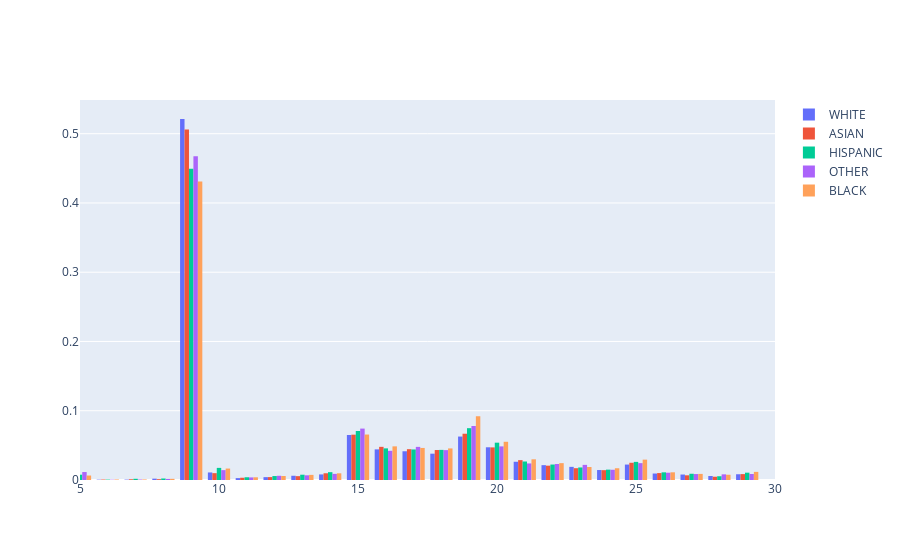

The cell this chart's notebook holds for it:
### Code cell
plot_speeding_hist(df, 'probability')

### Figure 1 — Plotly figure (JSON) as saved in the notebook; plotly's stock layout.template omitted (floating-point values rounded to 4 significant figures; data arrays with more than 128 entries replaced by an {"elided": "..."} marker saying what was removed)
{"data": [{"histnorm": "probability", "name": "WHITE", "type": "histogram", "x": {"elided": "49022 int values"}}, {"histnorm": "probability", "name": "ASIAN", "type": "histogram", "x": {"elided": "7395 int values"}}, {"histnorm": "probability", "name": "HISPANIC", "type": "histogram", "x": {"elided": "16626 int values"}}, {"histnorm": "probability", "name": "OTHER", "type": "histogram", "x": {"elided": "7235 int values"}}, {"histnorm": "probability", "name": "BLACK", "type": "histogram", "x": {"elided": "25942 int values"}}], "layout": {"xaxis": {"range": [5, 30]}}}
